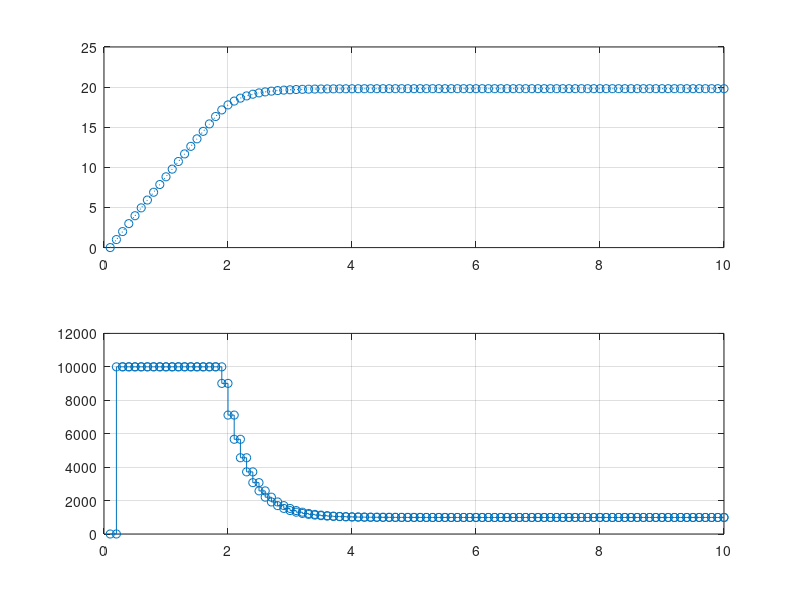

Here is the MATLAB script that generated this plot:
clear all;
clc;

%% System modeling
dt = 0.1;
T  = 100;

d = 50;
m = 1000;

a = 1-d/m*dt;
b = dt/m;

%% Initialization
x0     = 0;
xArray = [];
x      = [x0 0 0 0 0 0 0 0]'; 

%% Constraint
xlow  = -10;
ulow  = 0;
xhigh = 100;
uhigh = 10000;

lb = [xlow*ones(4,1); ulow*ones(4,1)];
ub = [xhigh*ones(4,1); uhigh*ones(4,1)];

%% Weights
q = 10000;
r = 0.001;

%% Input reference
xref = 20;

%% Simulation

G = [q 0 0 0 0 0 0 0;
     0 q 0 0 0 0 0 0;
     0 0 q 0 0 0 0 0;
     0 0 0 q 0 0 0 0;
     0 0 0 0 r 0 0 0;
     0 0 0 0 0 r 0 0;
     0 0 0 0 0 0 r 0;
     0 0 0 0 0 0 0 r];
Aeq = [1 0 0 0 -b 0 0 0;
       -a 1 0 0 0 -b 0 0;
       0 -a 1 0 0 0 -b 0;
       0 0 -a 1 0 0 0 -b];

f   = [-q*xref*ones(4,1);zeros(4,1)];

%%
for i = 1:T
    xArray = [xArray x];
    
    beq = [a*x0 0 0 0]';
    x   = quadprog(G,f,[],[],Aeq,beq,lb,ub);
    
    x0  = a*x0+b*x(5);
end

%% Plotting
figure(1)
subplot(2,1,1)
plot(dt:dt:T*dt,xArray(1,:),'o:')
ylim([0 25])
grid on;
subplot(2,1,2)
stairs(dt:dt:T*dt,xArray(5,:), 'o-')
grid on;